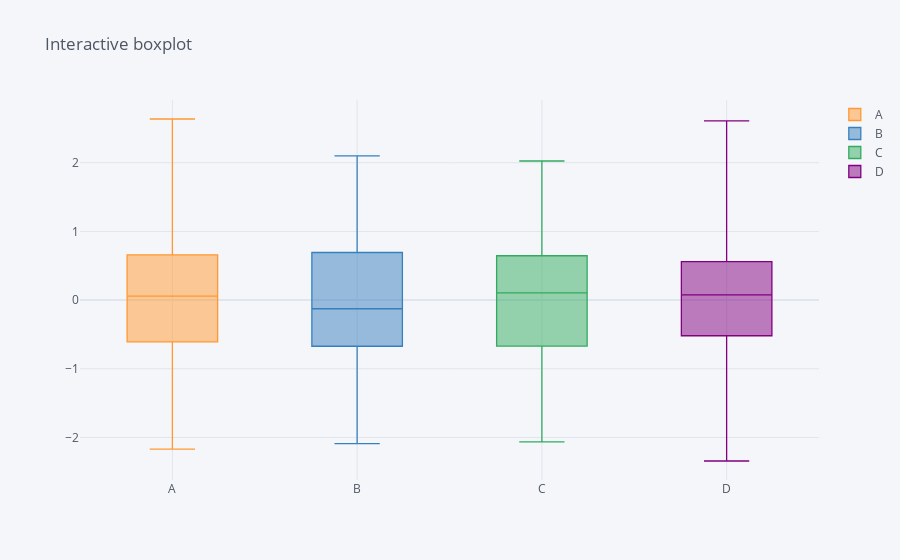

The notebook cell this image was saved under:
### Markdown cell above
## Boxplots

### Code cell
df.iplot(kind='box',title='Interactive boxplot')
